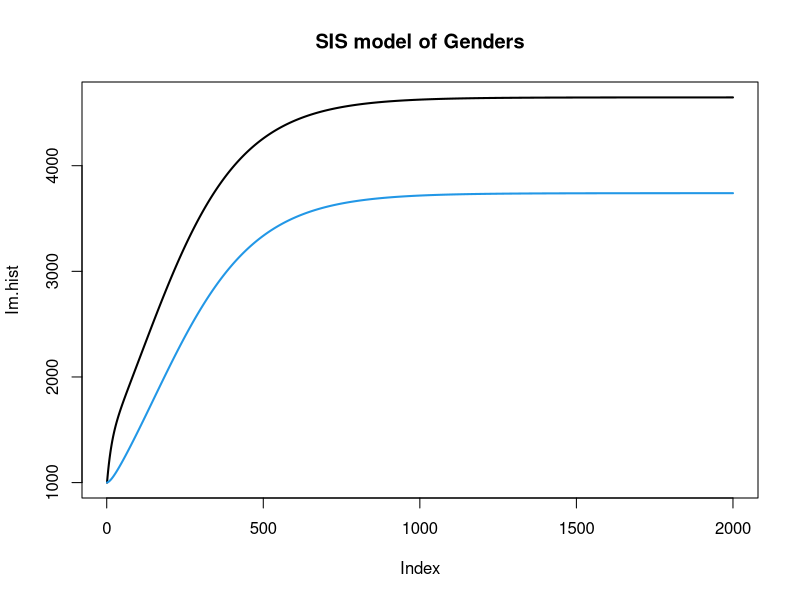

Source code (R):
alpham<-0.000006 #(alpha males)
alphaf<-0.0000009 #(alpha females)

gammam<-0.05 #(day-1)
gammaf<-0.007 #(day-1)

Sm<-14000
Sf<-9000
Im<-1000
If<-1000


Sm.hist<-c()
Im.hist<-c()
Sf.hist<-c()
If.hist<-c()


for (steps in 1:2000) {
    Sm.hist[steps]<-Sm
    Im.hist[steps]<-Im
    Sf.hist[steps]<-Sf   
    If.hist[steps]<-If
    delta.Sm<-(gammam*Im-alpham*Sm*If)
    delta.Im<-alpham*Sm*If-gammam*Im
    delta.Sf<-(gammaf*If-alphaf*Sf*Im)
    delta.If<-alphaf*Sf*Im-gammaf*If
   
    
    Sm<-Sm+delta.Sm
    Im<-Im+delta.Im
    Sf<-Sf+delta.Sf
    If<-If+delta.If
 


    ## Ensure S,I, > 0
    Sm<-max(Sm,0) 
    Im<-max(Im,0)
    Sf<-max(Sf,0)
    If<-max(If,0)
    
}
plot(Im.hist, main = "SIS model of Genders",type="l", lwd=2)
lines(If.hist,col=4, lwd=2)